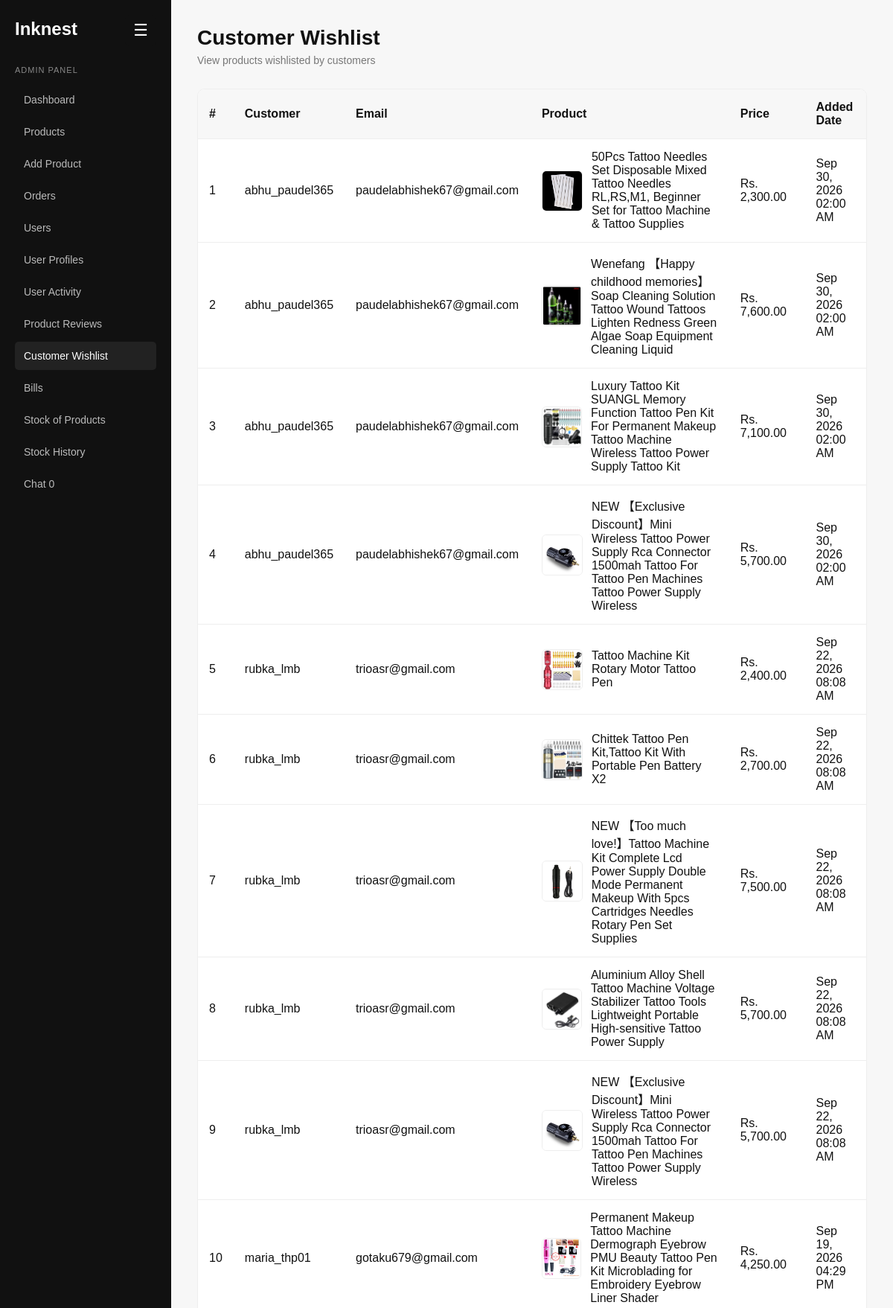
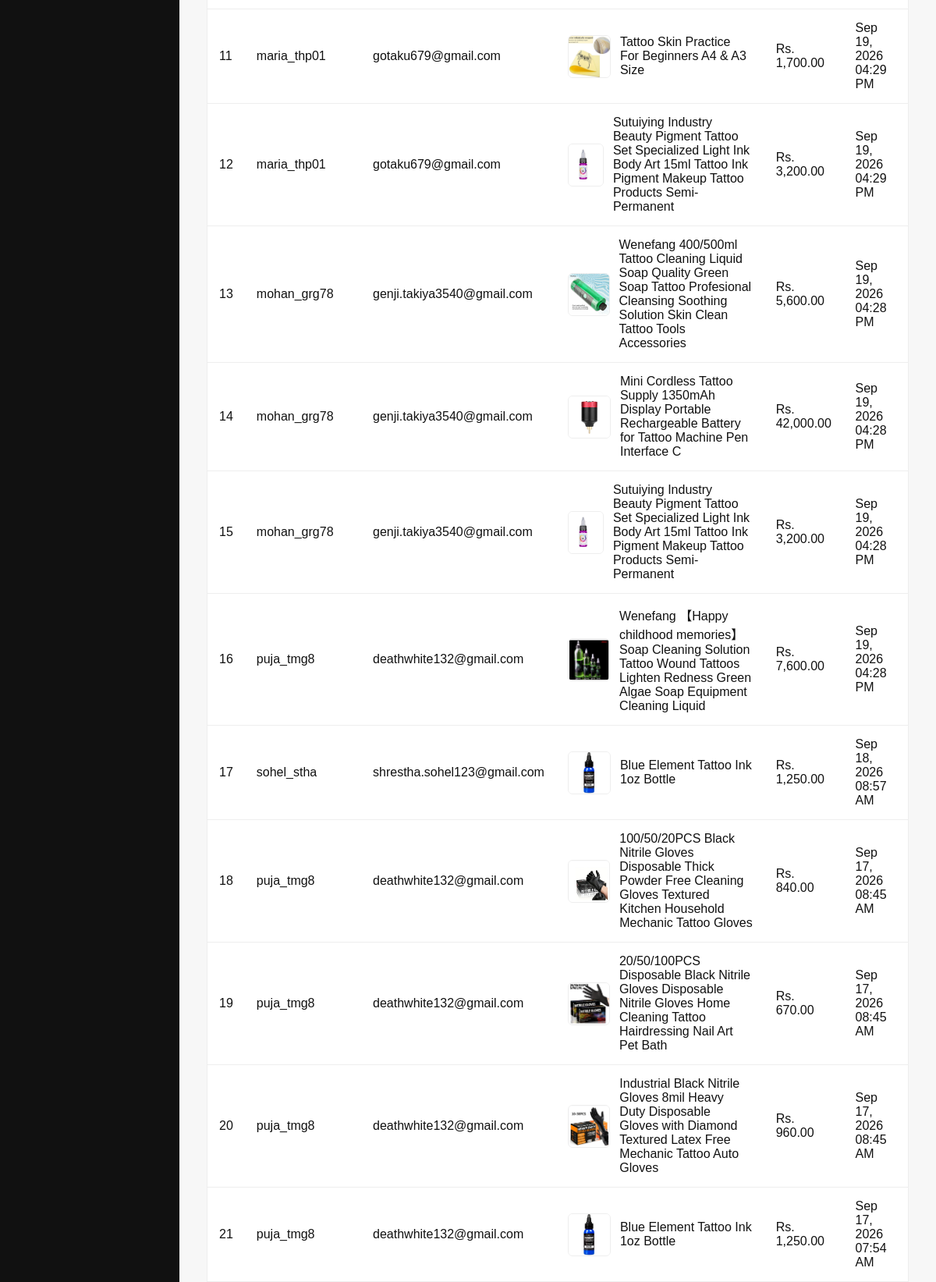
Page /admin/admin_wishlist.php (signed in, upper part) on the committed database (2 pictures, top to bottom).
### tables this page shows
CREATE TABLE `wishlist` (
  `id` int(11) NOT NULL,
  `user_id` int(11) NOT NULL,
  `product_id` int(11) NOT NULL,
  `created_at` timestamp NOT NULL DEFAULT current_timestamp()
);

CREATE TABLE `users` (
  `id` int(11) NOT NULL,
  `first_name` varchar(200) NOT NULL,
  `last_name` varchar(200) NOT NULL,
  `user_name` varchar(200) NOT NULL,
  `email` varchar(255) NOT NULL,
  `phone_no` varchar(20) NOT NULL,
  `date_of_birth` date DEFAULT NULL,
  `new_password` varchar(255) NOT NULL,
  `confirm_password` varchar(255) NOT NULL,
  `created_at` timestamp NOT NULL DEFAULT current_timestamp()
);

CREATE TABLE `products` (
  `id` int(11) NOT NULL,
  `product_name` varchar(255) NOT NULL,
  `category` varchar(200) NOT NULL,
  `description` text DEFAULT NULL,
  `price` decimal(10,2) NOT NULL,
  `image` varchar(255) DEFAULT NULL,
  `created_at` timestamp NOT NULL DEFAULT current_timestamp(),
  `stock` int(11) NOT NULL,
  `is_deleted` tinyint(1) NOT NULL DEFAULT 0
);

### admin/admin_wishlist.php (the view, shortened to what this page needs)
<?php
include "../config/database.php";
$wishlistQuery = mysqli_query(
    $conn,
    "SELECT
        w.id,
        w.user_id,
        w.product_id,
        w.created_at,
        u.user_name,
        u.email,
        p.product_name,
        p.price,
        p.image
     FROM wishlist AS w
     LEFT JOIN users AS u
        ON w.user_id = u.id
     LEFT JOIN products AS p
        ON w.product_id = p.id
     ORDER BY w.created_at DESC"
);
?>
<!DOCTYPE html>
<html lang="en">
<head>
    <link rel="stylesheet" href="../css/admin_dashboard.css?v=<?php echo time(); ?>">
</head>
<body>
<aside class="sidebar" id="sidebar">
    <button type="button" class="sidebar-toggle" id="sidebarToggle">☰</button>
    <h1>Inknest</h1>
    <p class="admin-label">ADMIN PANEL</p>
    <nav>
        <a href="admin_dashboard.php">Dashboard</a>
        <a href="products.php">Products</a>
        <a href="add_product.php">Add Product</a>
        <a href="orders.php">Orders</a>
        <a href="users.php">Users</a>
        <a href="user_profiles.php">User Profiles</a>
        <a href="user_log.php">User Activity</a>
        <a href="product_reviews.php">Product Reviews</a>
        <a href="admin_wishlist.php" class="active">Customer Wishlist</a>
        <a href="bill.php">Bills</a>
        <a href="stock_management.php">Stock of Products</a>
        <a href="stock_history.php">Stock History</a>
        <a href="chat.php">
            Chat
            <span id="adminChatBadge" class="admin-chat-badge">
                0
            </span>
        </a>
    </nav>
</aside>
<main class="main">
    <header class="header">
        <div>
            <h2>Customer Wishlist</h2>
            <p>View products wishlisted by customers</p>
        </div>
    </header>
    <div class="wishlist-container">
        <?php if (
            $wishlistQuery &&
            mysqli_num_rows($wishlistQuery) > 0
        ): ?>
            <table class="wishlist-table">
                <thead>
                    <tr>
                        <th>#</th>
                        <th>
                            Customer
                        </th>
                        <th>
                            Email
                        </th>
                        <th>
                            Product
                        </th>
                        <th>
                            Price
                        </th>
                        <th>
                            Added Date
                        </th>
                    </tr>
                </thead>
                <tbody>
                    <?php
                    $number = 1;
                    while ($row = mysqli_fetch_assoc($wishlistQuery)):
                        $imagePath = "";
                        if (!empty($row["image"])) {
                            $fileName = basename(
                                str_replace(
                                    "\\",
                                    "/",
                                    $row["image"]
                                )
                            );
                            $imagePath ="../images/products/". $fileName;
                        }
                    ?>
                        <tr>
                            <td>
                                <?php echo $number++; ?>
                            </td>
                            <td>
                                <?php
                                echo htmlspecialchars(
                                    $row["user_name"]
                                    ?? "Unknown User"
                                );
                                ?>
                            </td>
                            <td>
                                <?php
                                echo htmlspecialchars(
                                    $row["email"]
                                    ?? "-"
                                );
                                ?>
                            </td>
                            <td>
                                <div class="wishlist-product">
                                    <?php if (
                                        !empty($imagePath)
                                    ): ?>
                                        <img src="<?php
                                            echo htmlspecialchars(
                                                $imagePath
                                            );
                                            ?>"
                                            alt="<?php
                                            echo htmlspecialchars(
                                                $row["product_name"]
                                                ?? "Product"
                                            );
                                            ?>">
                                    <?php else: ?>
                                        <div class="no-image">
                                            No Image
                                        </div>
                                    <?php endif; ?>
                                    <span>
                                        <?php
                                        echo htmlspecialchars(
                                            $row["product_name"]
                                            ?? "Deleted Product"
                                        );
                                        ?>
                                    </span>
                                </div>
                            </td>
                            <td>
                                Rs.
                                <?php
                                echo number_format(
                                    (float)(
                                        $row["price"] ?? 0
                                    ),
                                    2
                                );
                                ?>
                            </td>
                            <td>
                                <?php
                                if (
                                    !empty(
                                        $row["created_at"]
                                    )
                                ) {
                                    echo date(
                                        "M d, Y h:i A",
                                        strtotime(
                                            $row["created_at"]
                                        )
                                    );
                                } else {
                                    echo "-";
                                }
                                ?>
                            </td>
                        </tr>
                    <?php endwhile; ?>
                </tbody>
            </table>
        <?php else: ?>
            <div class="no-wishlist">
                No wishlist items found.
            </div>
        <?php endif; ?>
    </div>
</main>
</body>
</html>

### css/admin_dashboard.css (style rules this page uses)
* { margin: 0; padding: 0; box-sizing: border-box; font-family: Arial, sans-serif; }
body { background: #f7f7f7; color: #111; display: flex; min-height: 100vh; }
.sidebar { width: 230px; background: #111; color: #fff; padding: 25px 20px; position: fixed; top: 0; bottom: 0; left: 0; }
.sidebar h1 { font-size: 24px; margin-bottom: 35px; }
.admin-label { color: #888; font-size: 11px; letter-spacing: 1px; margin-bottom: 15px; }
.sidebar nav { display: flex; flex-direction: column; gap: 5px; }
.sidebar a { color: #bbb; text-decoration: none; padding: 11px 12px; border-radius: 5px; font-size: 14px; }
.sidebar a:hover, .sidebar a.active { background: #222; color: #fff; }
.main { margin-left: 230px; width: calc(100% - 230px); padding: 35px; }
.header { margin-bottom: 30px; }
.header h2 { font-size: 28px; margin-bottom: 6px; }
.header p { color: #777; font-size: 14px; }

### admin/admin_wishlist.php (style rules this page uses)
.sidebar { position: fixed; transition: transform 0.3s ease; overflow: hidden; }
.sidebar-toggle { position: absolute; top: 20px; right: 20px; z-index: 1002; width: 42px; height: 42px; border: none; border-radius: 6px; background: #111; color: #fff; font-size: 22px; cursor: pointer; display: flex; align-items: center; justify-content: center; }
.main { transition: margin-left 0.3s ease; }
.wishlist-container { margin-top: 30px; background: #fff; border: 1px solid #eee; border-radius: 10px; overflow-x: auto; }
.wishlist-table { width: 100%; border-collapse: collapse; min-width: 850px; }
.wishlist-table th, .wishlist-table td { padding: 15px; border-bottom: 1px solid #eee; text-align: left; vertical-align: middle; }
.wishlist-table th { background: #f7f7f7; font-weight: 600; }
.wishlist-product { display: flex; align-items: center; gap: 12px; }
.wishlist-product img { width: 55px; height: 55px; object-fit: cover; border-radius: 6px; border: 1px solid #eee; }

### rows in the picture
wishlist: user.user_name "abhu_paudel365", user.email "paudelabhishek67@gmail.com", product.image (picture), product.product_name "50Pcs Tattoo Needles Set Disposable Mixed Tattoo Needles RL,RS,M1, Beginner Set for Tattoo Machine & Tattoo Supplies", product.price "2,300.00", created_at "Sep 30, 2026 02:00 AM"
wishlist: user.user_name "abhu_paudel365", user.email "paudelabhishek67@gmail.com", product.image (picture), product.product_name "Wenefang 【Happy childhood memories】Soap Cleaning Solution Tattoo Wound Tattoos Lighten Redness Green Algae Soap Equipment Cleaning Liquid", product.price "7,600.00", created_at "Sep 30, 2026 02:00 AM"
wishlist: user.user_name "abhu_paudel365", user.email "paudelabhishek67@gmail.com", product.image (picture), product.product_name "Luxury Tattoo Kit SUANGL Memory Function Tattoo Pen Kit For Permanent Makeup Tattoo Machine Wireless Tattoo Power Supply Tattoo Kit", product.price "7,100.00", created_at "Sep 30, 2026 02:00 AM"
wishlist: user.user_name "abhu_paudel365", user.email "paudelabhishek67@gmail.com", product.image (picture), product.product_name "NEW 【Exclusive Discount】Mini Wireless Tattoo Power Supply Rca Connector 1500mah Tattoo For Tattoo Pen Machines Tattoo Power Supply Wireless", product.price "5,700.00", created_at "Sep 30, 2026 02:00 AM"
wishlist: user.user_name "rubka_lmb", user.email "trioasr@gmail.com", product.image (picture), product.product_name "Tattoo Machine Kit Rotary Motor Tattoo Pen", product.price "2,400.00", created_at "Sep 22, 2026 08:08 AM"
wishlist: user.user_name "rubka_lmb", user.email "trioasr@gmail.com", product.image (picture), product.product_name "Chittek Tattoo Pen Kit,Tattoo Kit With Portable Pen Battery X2", product.price "2,700.00", created_at "Sep 22, 2026 08:08 AM"
wishlist: user.user_name "rubka_lmb", user.email "trioasr@gmail.com", product.image (picture), product.product_name "NEW 【Too much love!】Tattoo Machine Kit Complete Lcd Power Supply Double Mode Permanent Makeup With 5pcs Cartridges Needles Rotary Pen Set Supplies", product.price "7,500.00", created_at "Sep 22, 2026 08:08 AM"
wishlist: user.user_name "rubka_lmb", user.email "trioasr@gmail.com", product.image (picture), product.product_name "Aluminium Alloy Shell Tattoo Machine Voltage Stabilizer Tattoo Tools Lightweight Portable High-sensitive Tattoo Power Supply", product.price "5,700.00", created_at "Sep 22, 2026 08:08 AM"
wishlist: user.user_name "rubka_lmb", user.email "trioasr@gmail.com", product.image (picture), product.product_name "NEW 【Exclusive Discount】Mini Wireless Tattoo Power Supply Rca Connector 1500mah Tattoo For Tattoo Pen Machines Tattoo Power Supply Wireless", product.price "5,700.00", created_at "Sep 22, 2026 08:08 AM"
wishlist: user.user_name "maria_thp01", user.email "gotaku679@gmail.com", product.image (picture), product.product_name "Permanent Makeup Tattoo Machine Dermograph Eyebrow PMU Beauty Tattoo Pen Kit Microblading for Embroidery Eyebrow Liner Shader", product.price "4,250.00", created_at "Sep 19, 2026 04:29 PM"
wishlist: user.user_name "maria_thp01", user.email "gotaku679@gmail.com", product.image (picture), product.product_name "Tattoo Skin Practice For Beginners A4 & A3 Size", product.price "1,700.00", created_at "Sep 19, 2026 04:29 PM"
wishlist: user.user_name "maria_thp01", user.email "gotaku679@gmail.com", product.image (picture), product.product_name "Sutuiying Industry Beauty Pigment Tattoo Set Specialized Light Ink Body Art 15ml Tattoo Ink Pigment Makeup Tattoo Products Semi-Permanent", product.price "3,200.00", created_at "Sep 19, 2026 04:29 PM"
wishlist: user.user_name "mohan_grg78", user.email "genji.takiya3540@gmail.com", product.image (picture), product.product_name "Wenefang 400/500ml Tattoo Cleaning Liquid Soap Quality Green Soap Tattoo Profesional Cleansing Soothing Solution Skin Clean Tattoo Tools Accessories", product.price "5,600.00", created_at "Sep 19, 2026 04:28 PM"
wishlist: user.user_name "mohan_grg78", user.email "genji.takiya3540@gmail.com", product.image (picture), product.product_name "Mini Cordless Tattoo Supply 1350mAh Display Portable Rechargeable Battery for Tattoo Machine Pen Interface C", product.price "42,000.00", created_at "Sep 19, 2026 04:28 PM"
wishlist: user.user_name "mohan_grg78", user.email "genji.takiya3540@gmail.com", product.image (picture), product.product_name "Sutuiying Industry Beauty Pigment Tattoo Set Specialized Light Ink Body Art 15ml Tattoo Ink Pigment Makeup Tattoo Products Semi-Permanent", product.price "3,200.00", created_at "Sep 19, 2026 04:28 PM"
wishlist: user.user_name "puja_tmg8", user.email "deathwhite132@gmail.com", product.image (picture), product.product_name "Wenefang 【Happy childhood memories】Soap Cleaning Solution Tattoo Wound Tattoos Lighten Redness Green Algae Soap Equipment Cleaning Liquid", product.price "7,600.00", created_at "Sep 19, 2026 04:28 PM"
wishlist: user.user_name "sohel_stha", user.email "shrestha.sohel123@gmail.com", product.image (picture), product.product_name "Blue Element Tattoo Ink 1oz Bottle", product.price "1,250.00", created_at "Sep 18, 2026 08:57 AM"
wishlist: user.user_name "puja_tmg8", user.email "deathwhite132@gmail.com", product.image (picture), product.product_name "100/50/20PCS Black Nitrile Gloves Disposable Thick Powder Free Cleaning Gloves Textured Kitchen Household Mechanic Tattoo Gloves", product.price "840.00", created_at "Sep 17, 2026 08:45 AM"
wishlist: user.user_name "puja_tmg8", user.email "deathwhite132@gmail.com", product.image (picture), product.product_name "20/50/100PCS Disposable Black Nitrile Gloves Disposable Nitrile Gloves Home Cleaning Tattoo Hairdressing Nail Art Pet Bath", product.price "670.00", created_at "Sep 17, 2026 08:45 AM"
wishlist: user.user_name "puja_tmg8", user.email "deathwhite132@gmail.com", product.image (picture), product.product_name "Industrial Black Nitrile Gloves 8mil Heavy Duty Disposable Gloves with Diamond Textured Latex Free Mechanic Tattoo Auto Gloves", product.price "960.00", created_at "Sep 17, 2026 08:45 AM"
wishlist: user.user_name "puja_tmg8", user.email "deathwhite132@gmail.com", product.image (picture), product.product_name "Blue Element Tattoo Ink 1oz Bottle", product.price "1,250.00", created_at "Sep 17, 2026 07:54 AM"
